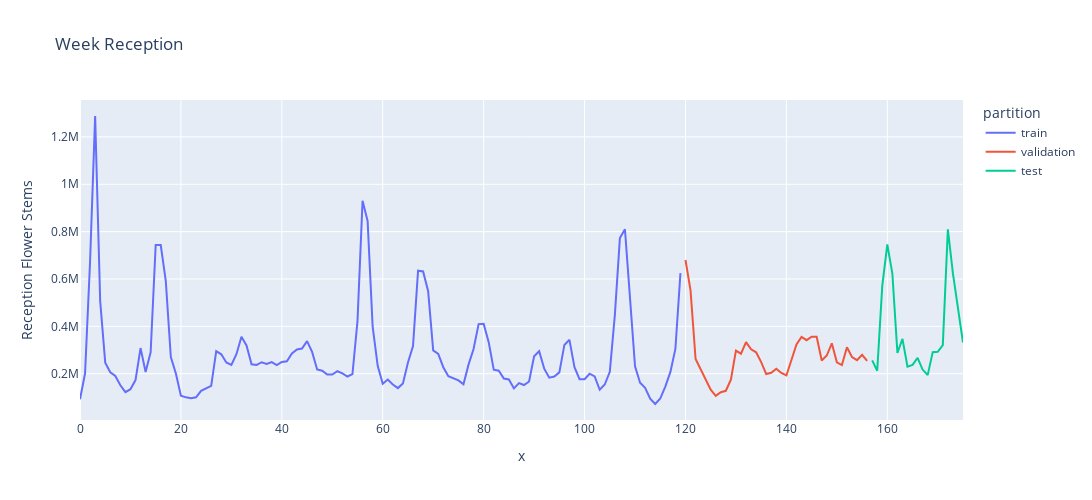

The code cell stored with this chart in its notebook:
### Code cell
df.loc[:119,"partition"] = "train"
df.loc[120:156,"partition"] = "validation"
df.loc[157:,"partition"] = "test"

fig = px.line(
    data_frame=df.reset_index(),
    x=df.index,
    y="Reception Flower Stems",
    color= "partition",
    title="Week Reception",
    width=1200,
    height=500
)

fig.show()
df=df.drop(columns="partition")

### Figure 1 — Plotly figure (JSON) as saved in the notebook; plotly's stock layout.template omitted (floating-point values rounded to 4 significant figures)
{"data": [{"hovertemplate": "partition=train<br>x=%{x}<br>Reception Flower Stems=%{y}<extra></extra>", "legendgroup": "train", "line": {"color": "#636efa", "dash": "solid"}, "marker": {"symbol": "circle"}, "mode": "lines", "name": "train", "orientation": "v", "showlegend": true, "type": "scatter", "x": [0, 1, 2, 3, 4, 5, 6, 7, 8, 9, 10, 11, 12, 13, 14, 15, 16, 17, 18, 19, 20, 21, 22, 23, 24, 25, 26, 27, 28, 29, 30, 31, 32, 33, 34, 35, 36, 37, 38, 39, 40, 41, 42, 43, 44, 45, 46, 47, 48, 49, 50, 51, 52, 53, 54, 55, 56, 57, 58, 59, 60, 61, 62, 63, 64, 65, 66, 67, 68, 69, 70, 71, 72, 73, 74, 75, 76, 77, 78, 79, 80, 81, 82, 83, 84, 85, 86, 87, 88, 89, 90, 91, 92, 93, 94, 95, 96, 97, 98, 99, 100, 101, 102, 103, 104, 105, 106, 107, 108, 109, 110, 111, 112, 113, 114, 115, 116, 117, 118, 119], "xaxis": "x", "y": [91939, 200892, 676003, 1288302, 507192, 246752, 206379, 190420, 150955, 122370, 134849, 173202, 308311, 207432, 290460, 743727, 743202, 592556, 270816, 200978, 107534, 100223, 96748, 100334, 128013, 139612, 148803, 295440, 281957, 247741, 237353, 282526, 355793, 319443, 239857, 237048, 248539, 241069, 249313, 236108, 249721, 252794, 285636, 302480, 306036, 337451, 292254, 217661, 212477, 196611, 196401, 210489, 201146, 188325, 198685, 423367, 930583, 845326, 398537, 233301, 157608, 175166, 154546, 139289, 159188, 247353, 316588, 635143, 631913, 548176, 298337, 283723, 227524, 189729, 181307, 171873, 155103, 238377, 304583, 409542, 410532, 333211, 216947, 212934, 179361, 175811, 137858, 160231, 152193, 167168, 273303, 295179, 221449, 183366, 188081, 205766, 321581, 343184, 227310, 176589, 176487, 200004, 188367, 132207, 154465, 208288, 447260, 772645, 809965, 504756, 231055, 162127, 140892, 94652, 72136, 95167, 145855, 206626, 304605, 624856], "yaxis": "y"}, {"hovertemplate": "partition=validation<br>x=%{x}<br>Reception Flower Stems=%{y}<extra></extra>", "legendgroup": "validation", "line": {"color": "#EF553B", "dash": "solid"}, "marker": {"symbol": "circle"}, "mode": "lines", "name": "validation", "orientation": "v", "showlegend": true, "type": "scatter", "x": [120, 121, 122, 123, 124, 125, 126, 127, 128, 129, 130, 131, 132, 133, 134, 135, 136, 137, 138, 139, 140, 141, 142, 143, 144, 145, 146, 147, 148, 149, 150, 151, 152, 153, 154, 155, 156], "xaxis": "x", "y": [680212, 552490, 262155, 220043, 173835, 132714, 106778, 122145, 127901, 174425, 297239, 284562, 333229, 303153, 290362, 248818, 198714, 203856, 221207, 202999, 192625, 258342, 323934, 355563, 341598, 356184, 356047, 255900, 276751, 328298, 248152, 236798, 311432, 270706, 257158, 280126, 254163], "yaxis": "y"}, {"hovertemplate": "partition=test<br>x=%{x}<br>Reception Flower Stems=%{y}<extra></extra>", "legendgroup": "test", "line": {"color": "#00cc96", "dash": "solid"}, "marker": {"symbol": "circle"}, "mode": "lines", "name": "test", "orientation": "v", "showlegend": true, "type": "scatter", "x": [157, 158, 159, 160, 161, 162, 163, 164, 165, 166, 167, 168, 169, 170, 171, 172, 173, 174, 175], "xaxis": "x", "y": [256130, 212763, 570638, 746395, 623143, 287397, 347376, 229766, 237586, 266641, 217594, 193955, 291043, 292633, 320622, 810080, 623378, 465823, 331392], "yaxis": "y"}], "layout": {"height": 500, "legend": {"title": {"text": "partition"}, "tracegroupgap": 0}, "title": {"text": "Week Reception"}, "width": 1200, "xaxis": {"anchor": "y", "domain": [0, 1], "title": {"text": "x"}}, "yaxis": {"anchor": "x", "domain": [0, 1], "title": {"text": "Reception Flower Stems"}}}}
